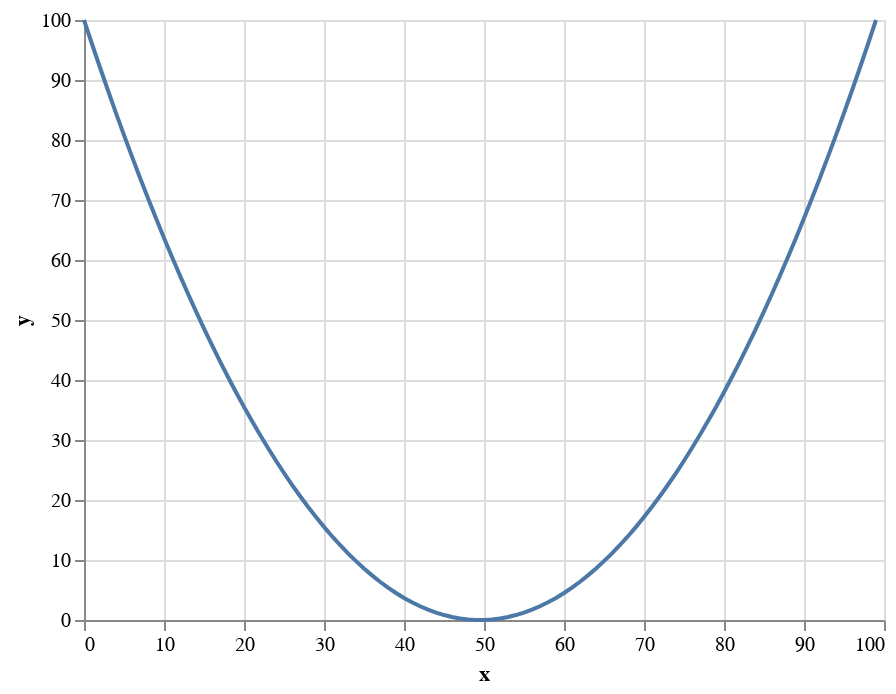

Here is the notebook cell this chart was saved with:
### Markdown cell above
Let us now consider the case where `y_obs` equals 10. For arbitrary values of `c`, plot the squared loss using the function you implemented in the previous question. Don't forget to label your graph.

*Hints*:

1. To plot a line plot in Altair, we first need to convert the input data into a data frame with a column x representing the index, and set the data we want to plot as column y. An example can be found here: 
https://altair-viz.github.io/gallery/simple_line_chart.html. 

2. To add labels to the axes, check the "Adjusting Axis Labels" part in 
https://altairviz.github.io/user_guide/customization.html#adjusting-axis-labels.

### Code cell
y_obs = 10
c_values = np.linspace(0, 20, 100) # some arbitrary values of c

x = np.arange(100)
y = [squared_loss(y_obs, i) for i in c_values]

data = pd.DataFrame({'y': y,
                     'x': x })

alt.Chart(data).mark_line().encode(
    x='x',
    y='y'
)

### Figure 1 — Vega-Lite specification as saved in the notebook (floating-point values rounded to 4 significant figures)
{"config": {"view": {"continuousWidth": 400, "continuousHeight": 300}}, "data": {"name": "data-45e1fd3b8f821574127bd42722f53159"}, "mark": "line", "encoding": {"x": {"type": "quantitative", "field": "x"}, "y": {"type": "quantitative", "field": "y"}}, "$schema": "https://vega.github.io/schema/vega-lite/v4.8.1.json", "datasets": {"data-45e1fd3b8f821574127bd42722f53159": [{"y": 100.0, "x": 0}, {"y": 96.0, "x": 1}, {"y": 92.08, "x": 2}, {"y": 88.25, "x": 3}, {"y": 84.49, "x": 4}, {"y": 80.82, "x": 5}, {"y": 77.23, "x": 6}, {"y": 73.72, "x": 7}, {"y": 70.29, "x": 8}, {"y": 66.94, "x": 9}, {"y": 63.68, "x": 10}, {"y": 60.49, "x": 11}, {"y": 57.39, "x": 12}, {"y": 54.37, "x": 13}, {"y": 51.43, "x": 14}, {"y": 48.58, "x": 15}, {"y": 45.8, "x": 16}, {"y": 43.11, "x": 17}, {"y": 40.5, "x": 18}, {"y": 37.97, "x": 19}, {"y": 35.52, "x": 20}, {"y": 33.15, "x": 21}, {"y": 30.86, "x": 22}, {"y": 28.66, "x": 23}, {"y": 26.54, "x": 24}, {"y": 24.5, "x": 25}, {"y": 22.54, "x": 26}, {"y": 20.66, "x": 27}, {"y": 18.87, "x": 28}, {"y": 17.15, "x": 29}, {"y": 15.52, "x": 30}, {"y": 13.97, "x": 31}, {"y": 12.5, "x": 32}, {"y": 11.11, "x": 33}, {"y": 9.805, "x": 34}, {"y": 8.581, "x": 35}, {"y": 7.438, "x": 36}, {"y": 6.377, "x": 37}, {"y": 5.397, "x": 38}, {"y": 4.5, "x": 39}, {"y": 3.683, "x": 40}, {"y": 2.949, "x": 41}, {"y": 2.296, "x": 42}, {"y": 1.724, "x": 43}, {"y": 1.235, "x": 44}, {"y": 0.8264, "x": 45}, {"y": 0.4999, "x": 46}, {"y": 0.2551, "x": 47}, {"y": 0.09183, "x": 48}, {"y": 0.0102, "x": 49}, {"y": 0.0102, "x": 50}, {"y": 0.09183, "x": 51}, {"y": 0.2551, "x": 52}, {"y": 0.4999, "x": 53}, {"y": 0.8264, "x": 54}, {"y": 1.235, "x": 55}, {"y": 1.724, "x": 56}, {"y": 2.296, "x": 57}, {"y": 2.949, "x": 58}, {"y": 3.683, "x": 59}, {"y": 4.5, "x": 60}, {"y": 5.397, "x": 61}, {"y": 6.377, "x": 62}, {"y": 7.438, "x": 63}, {"y": 8.581, "x": 64}, {"y": 9.805, "x": 65}, {"y": 11.11, "x": 66}, {"y": 12.5, "x": 67}, {"y": 13.97, "x": 68}, {"y": 15.52, "x": 69}, {"y": 17.15, "x": 70}, {"y": 18.87, "x": 71}, {"y": 20.66, "x": 72}, {"y": 22.54, "x": 73}, {"y": 24.5, "x": 74}, {"y": 26.54, "x": 75}, {"y": 28.66, "x": 76}, {"y": 30.86, "x": 77}, {"y": 33.15, "x": 78}, {"y": 35.52, "x": 79}, {"y": 37.97, "x": 80}, {"y": 40.5, "x": 81}, {"y": 43.11, "x": 82}, {"y": 45.8, "x": 83}, {"y": 48.58, "x": 84}, {"y": 51.43, "x": 85}, {"y": 54.37, "x": 86}, {"y": 57.39, "x": 87}, {"y": 60.49, "x": 88}, {"y": 63.68, "x": 89}, {"y": 66.94, "x": 90}, {"y": 70.29, "x": 91}, {"y": 73.72, "x": 92}, {"y": 77.23, "x": 93}, {"y": 80.82, "x": 94}, {"y": 84.49, "x": 95}, {"y": 88.25, "x": 96}, {"y": 92.08, "x": 97}, {"y": 96.0, "x": 98}, {"y": 100.0, "x": 99}]}}
